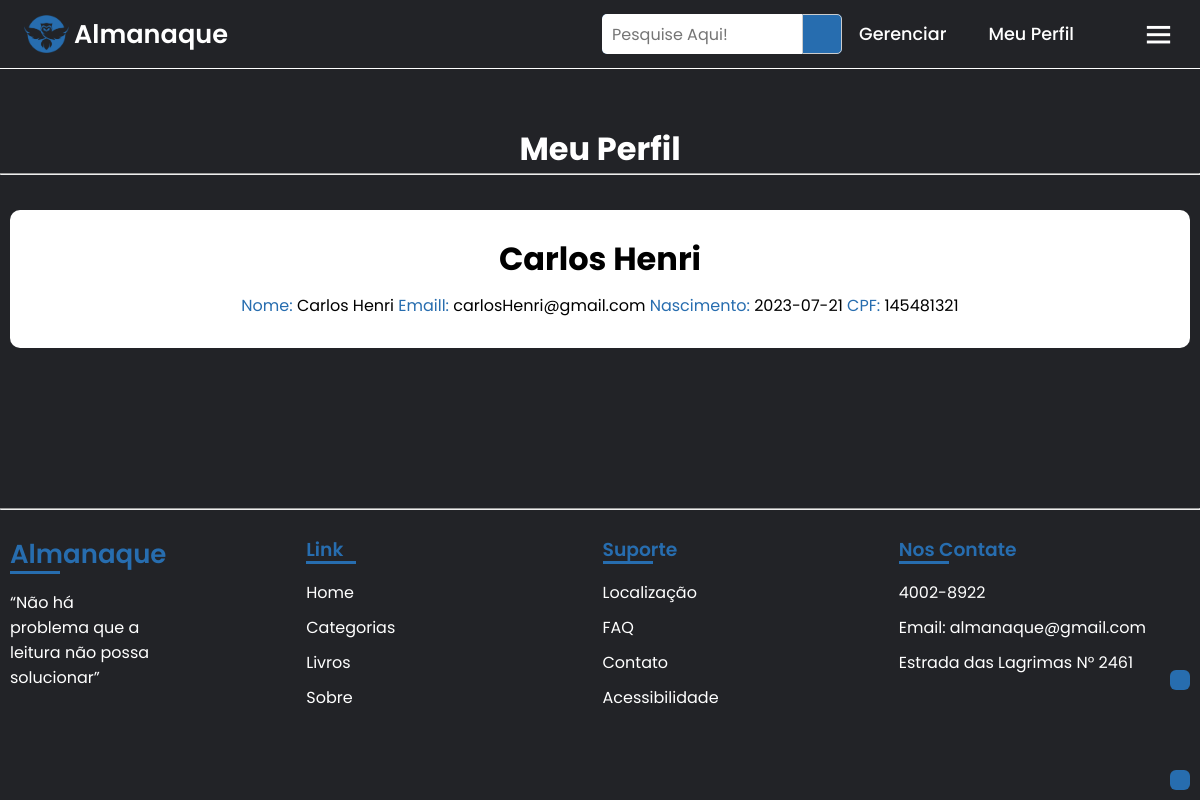
The page /funcionario/perfil.php (signed in) on the database its author committed.
### tables this page shows
CREATE TABLE `funcionario` (
  `id_funcionario` int NOT NULL,
  `nome_funcionario` varchar(50) NOT NULL,
  `email_funcionario` varchar(50) NOT NULL,
  `data_funcionario` date NOT NULL,
  `cpf_funcionario` varchar(255) NOT NULL,
  `senha_funcionario` varchar(255) NOT NULL,
  `id_sessao` int NOT NULL
);

### funcionario/perfil.php (the view, shortened to what this page needs)
<?php
if($_SESSION['id_sessao'] == 2) {
$id_funcionario = $_SESSION['id_funcionario'];
include('../include/conexao.php');
?>
<!DOCTYPE html>
<html lang="pt-br">
<head>
    <link rel="stylesheet" href="../css/style.css">
    <link rel="stylesheet" href="../css/livro-aberto.css">
    <link href="https://cdn.jsdelivr.net/npm/remixicon@3.5.0/fonts/remixicon.css" rel="stylesheet">
    <link rel="stylesheet" href="https://unpkg.com/boxicons@latest/css/boxicons.min.css">
</head>
<body>
    <?php include('../include/import_menu_logado.php'); ?>
    <br><br><br><br><br>
    <h1 style="text-align: center;">Meu Perfil</h1><hr><br>
        <?php
        $sql = mysqli_query($mysqli, "SELECT  *   FROM  funcionario WHERE id_funcionario = '$id_funcionario'");
        while ($result = mysqli_fetch_array($sql))
            {
                $nome_funcionario= $result['nome_funcionario'];
                $email_funcionario= $result['email_funcionario'];
                $data_funcionario= $result['data_funcionario'];
                $cpf_funcionario= $result['cpf_funcionario'];
                echo    "<div class='book-info-container'>
                            <div class='book-info'>
                                <h1>".$nome_funcionario."</h1>
                                <div class='info-aberto'>
                                    <span class='info-conteudo'><span class='info-destaque'>Nome: </span>".$nome_funcionario."</span>
                                    <span class='info-conteudo'><span class='info-destaque'>Emaill: </span>".$email_funcionario."</span>
                                    <span class='info-conteudo'><span class='info-destaque'>Nascimento: </span>".$data_funcionario."</span>
                                    <span class='info-conteudo'><span class='info-destaque'>CPF: </span>".$cpf_funcionario."</span>
                                </div>
                            </div>
                        </div>";
            };
        ?>
    <br><br><br><br><br><br>
    <?php include('../include/import_footer_logado.php');
    include('../include/acessibilidade.php') ?>
    <a id="link-acessibilidade" href="https://chrome.google.com/webstore/detail/selection-reader-text-to/fdffijlhedcdiblbingmagmdnokokgbi/related?hl=pt-BR"><i class="ri-speak-fill"></i></a>
    <a id="link-up" href="#"><i class="ri-arrow-up-double-line"></i></a>
</body>
</html>
<?php
}
else {
    echo "Você não pode acessar essa página, sua permissão é inválida";
}
?>

### css/style.css (style rules this page uses)
* { padding: 0; margin: 0; box-sizing: border-box; font-family: 'Poppins', sans-serif; text-decoration: none; list-style: none; }
:root { --bg-color: #222327; --text-color: #fff; --main-color: #276daf; }
body { min-height: 100vh; background: var(--bg-color); color: var(--text-color); }
#link-up { z-index: 1; position: fixed; color: white; background-color: #276daf; padding: 10px; right: 10px; bottom: 10px; border-radius: 30%; transition: all .50s ease; }
#link-acessibilidade { z-index: 1; position: fixed; color: white; background-color: #276daf; padding: 10px; margin-bottom: 100px; right: 10px; bottom: 10px; border-radius: 30%; transition: all .50s ease; }

### css/livro-aberto.css (style rules this page uses)
:root { --bg-color: #222327; --text-color: #fff; --main-color: #276daf; }
.book-info-container { margin: auto; padding: 10px; display: flex; text-align: center; margin: 10px; background-color: white; border-radius: 10px; }
.book-info { color: black; padding: 5px; text-align: left; }
.info-destaque { color: var(--main-color); }
.info-conteudo { word-break: initial; }
.book-info p, .info-aberto { padding-bottom: 15px; }
.book-info h1 { text-align: center; padding-top: 10px; padding-bottom: 10px; }

### funcionario/perfil.php (style rules this page uses)
.book-info { text-align: center; margin: auto; }

### rows shown on the page
funcionario: nome_funcionario "Carlos Henri", email_funcionario "carlosHenri@gmail.com", data_funcionario "2023-07-21", cpf_funcionario "145481321"
